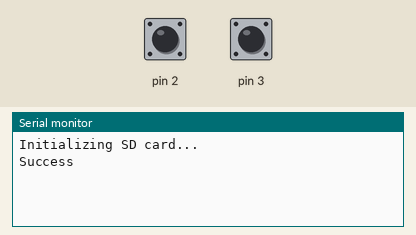
A sketch run on a simulated Arduino Uno, built with avr-gcc and run on an emulated ATmega328P. Parts: the last lines printed to the serial monitor. The test bench sets the inputs (shaded band); at power-on: pin 2 HIGH, pin 3 HIGH. Storage starts empty; the audio player accepts every command and is not drawn.

Above: at 1.2 s.
1.3 s: pin 2 pulled LOW for 0.15 s
At 2.5 s:
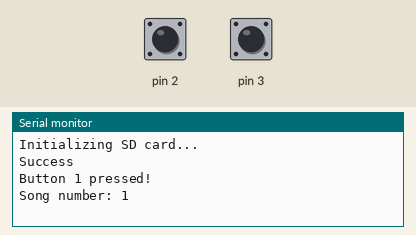
2.9 s: pin 3 pulled LOW for 0.15 s
At 3.17 s:
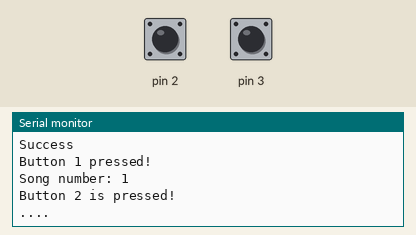

Measured:
- after the input at 1.3 s, the serial monitor: prints a new line at once (image 1)
- after the input at 2.9 s, the serial monitor: prints a new line at once (image 2)

The sketch:

audio_player.ino
```cpp
#include "SD.h"
#include "TMRpcm.h"
#include "SPI.h"

TMRpcm music;
boolean debounce1=true;
boolean debounce2=true;
int song_number=0;
const int CS = 10;
byte address= 0x00;
int level = 1;
char input;

void setup() {
  // put your setup code here, to run once:
  Serial.begin(9600);
  Serial.println("Initializing SD card...");
  if (!SD.begin(4)){
    Serial.println("SD fail");
    return;
  }
  Serial.println("Success");

  music.speakerPin = 9;
 // music.setVolume(5);
  music.quality(1);

  pinMode(2, INPUT_PULLUP);
  pinMode(3, INPUT_PULLUP);

  pinMode(CS, OUTPUT);
  SPI.begin();

}


void loop() {

   if (digitalRead(2) == LOW && debounce1==true){
    song_number++;
    if (song_number==3){
      song_number=0;
    }
    debounce1=false;
    Serial.println("Button 1 pressed!");
    Serial.print("Song number: ");
    Serial.println(song_number);

    if(song_number==0){
      music.play("one.wav");
    }
    if(song_number==1){
      music.play("two.wav");
    }
    if(song_number==2){
      music.pause();
    }

  }

  if (digitalRead(3)==LOW && debounce2==true){
    Serial.println("Button 2 is pressed!");
    //music.setVolume(level);
    //level++;
    for (int level = 128; level >= 0; level--){
      digitalpot_write(level);
      Serial.print(".");
      delay(100);
    }
   // digitalpot_write(10);
    debounce2=false;
  }

  if(digitalRead(2)==HIGH){
    debounce1=true;
  }
  if(digitalRead(3)==HIGH){
    debounce2=true;
  }

  if (Serial.available()){
    input = Serial.read();
    if(input == '1'){
      music.play("one.wav");
    }
    if(input == '2'){
      music.play("two.wav");
    }
  }
}

void digitalpot_write(int value){
  digitalWrite(CS, LOW); //select chip
  SPI.transfer(address);
  SPI.transfer(value);
  digitalWrite(CS, HIGH); //deselect chip
}
```
